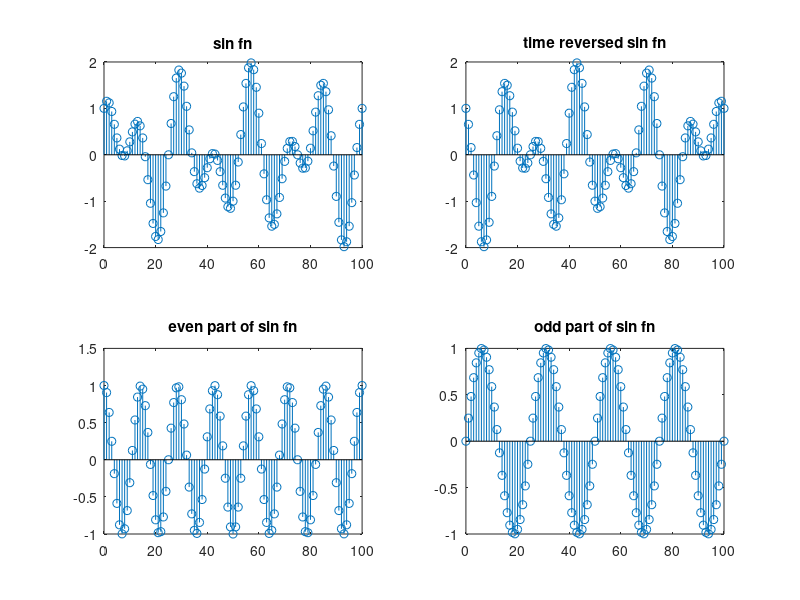

MATLAB code for this plot:
clc;
clear;

n=0:1:100;
f1=4;
f2=7;
x= sin(2*pi*(f1/100)*n)+cos(2*pi*(f2/100)*n);

xc= flip(x);

subplot(2,2,1)
stem(n,x)
title('sin fn')

subplot(2,2,2)
stem(n,xc)
title('time reversed sin fn')

subplot(2,2,3)
stem(n,(x+xc)/2)
title('even part of sin fn')

subplot(2,2,4)
stem(n,(x-xc)/2)
title('odd part of sin fn')